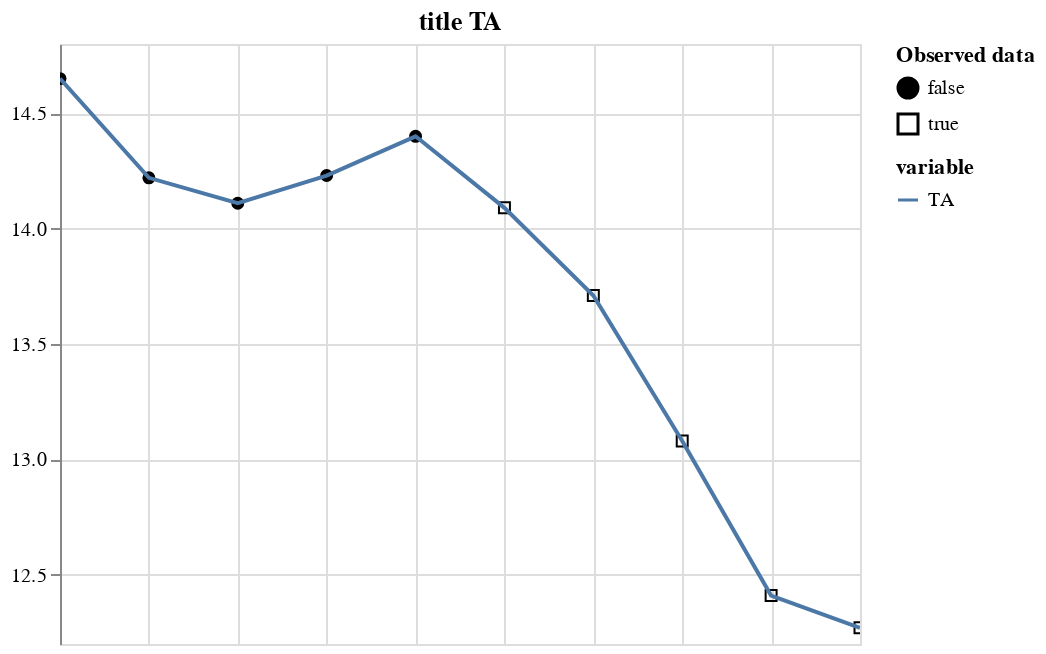

The cell this chart's notebook holds for it:
### Code cell
plot_variable(m_df.tidy(), "TA", title="title TA")

### Figure 1 — Vega-Lite specification as saved in the notebook (floating-point values rounded to 4 significant figures)
{"config": {"view": {"continuousWidth": 400, "continuousHeight": 300}}, "layer": [{"mark": {"type": "point", "color": "black", "fillOpacity": 1, "strokeWidth": 1}, "encoding": {"fill": {"field": "is_present", "legend": {"title": ["Observed data"]}, "scale": {"range": ["black", "#ffffff00"]}, "type": "nominal"}, "shape": {"field": "is_present", "type": "nominal"}, "x": {"axis": {"domain": false, "labels": false, "ticks": false, "title": null}, "field": "time", "type": "temporal"}, "y": {"field": "value", "scale": {"zero": false}, "title": "", "type": "quantitative"}}}, {"mark": "line", "encoding": {"color": {"field": "variable", "type": "nominal"}, "x": {"field": "time", "type": "temporal"}, "y": {"field": "value", "scale": {"zero": false}, "title": "", "type": "quantitative"}}, "name": "view_1"}], "data": {"name": "data-56120284c98ea45ee642dd5b510147c7"}, "params": [{"name": "param_4", "select": {"type": "interval"}, "bind": "scales", "views": ["view_1"]}], "title": "title TA", "$schema": "https://vega.github.io/schema/vega-lite/v5.2.0.json", "datasets": {"data-56120284c98ea45ee642dd5b510147c7": [{"time": "2000-06-15T16:30:00", "variable": "TA", "value": 14.65, "is_present": false}, {"time": "2000-06-15T17:00:00", "variable": "TA", "value": 14.22, "is_present": false}, {"time": "2000-06-15T17:30:00", "variable": "TA", "value": 14.11, "is_present": false}, {"time": "2000-06-15T18:00:00", "variable": "TA", "value": 14.23, "is_present": false}, {"time": "2000-06-15T18:30:00", "variable": "TA", "value": 14.4, "is_present": false}, {"time": "2000-06-15T19:00:00", "variable": "TA", "value": 14.09, "is_present": true}, {"time": "2000-06-15T19:30:00", "variable": "TA", "value": 13.71, "is_present": true}, {"time": "2000-06-15T20:00:00", "variable": "TA", "value": 13.08, "is_present": true}, {"time": "2000-06-15T20:30:00", "variable": "TA", "value": 12.41, "is_present": true}, {"time": "2000-06-15T21:00:00", "variable": "TA", "value": 12.27, "is_present": true}]}}
